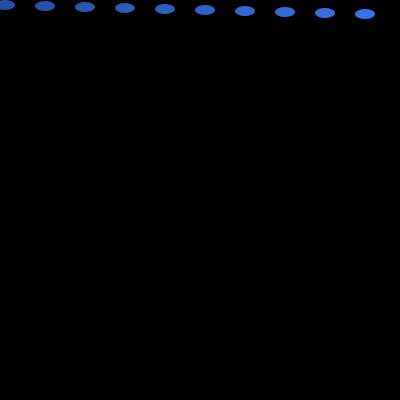
Frame 1 (no input)
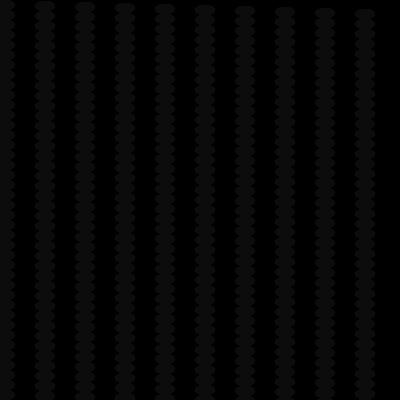
Frame 60 (the mouse pressed at the canvas centre just before this capture)
Frame 120 (the mouse held since frame 60 and released just before this capture): identical to frame 60, image omitted

The Processing sketch that drew these frames (run headless with seeded random() and noise(); from frame 60 on, the mouse is pressed at the canvas centre):

// Processing sketch: sketch_aug26a_ellipse_rain
// ── sketch_aug26a_ellipse_rain.pde


int i,j,x=5,y=5;

void setup(){
size(400,400);
background(0,10);
smooth();

frameRate(10);
}

void draw(){
noStroke();

  for(i=0;i<400;i+=40){
  //fill(#3672E8);  
  //ellipse(x+i,y,20,10);
      fill(0,0,0,10);
      rect(0,0,400,400);
      
       fill(#3672E8);
   ellipse(x+i,y,20,10);
     y++;
  }
}
//for(){

//}
